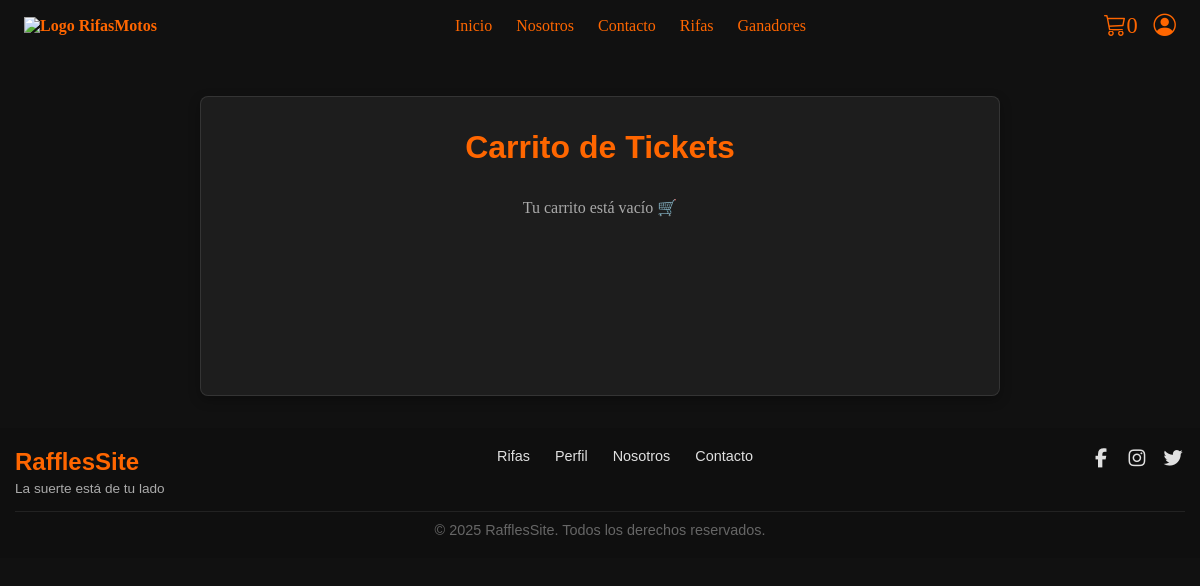
Page /cart/ (signed in) on the earlier database version.
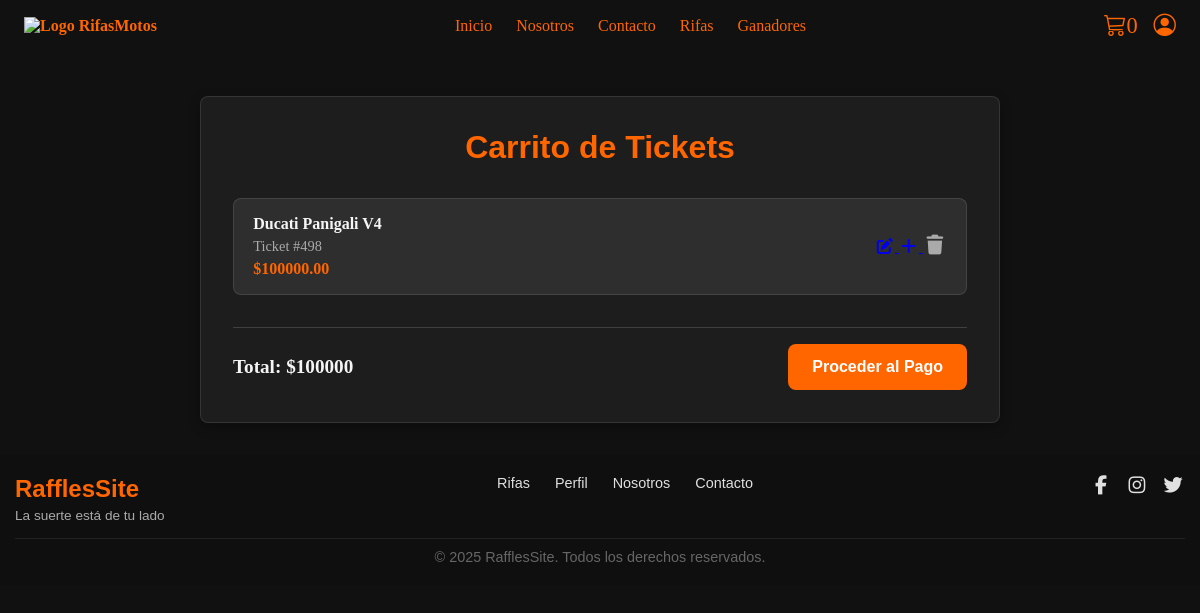
Same page on the later database version.
### raffles_app/models.py (models this page shows, shortened)
class Ticket(models.Model):
    PAYMENT_STATUS = [
        ("pending", "Pendiente"),
        ("paid", "Pagado"),
        ("failed", "Fallido"),
    ]
    raffle = models.ForeignKey(
        Raffle,
        on_delete=models.CASCADE,
        related_name="tickets"
    )
    user = models.ForeignKey(
        User,
        on_delete=models.CASCADE,
        related_name="tickets"
    )
    number = models.PositiveIntegerField(blank=True, null=True, db_index=True)
    code = models.UUIDField(default=uuid.uuid4, editable=False, unique=True)  # Código único
    payment_status = models.CharField(
        max_length=20,
        choices=PAYMENT_STATUS,
        default="pending",
        db_index=True
    )
    payment_reference = models.CharField(
        max_length=100,
        blank=True,
        null=True,
        db_index=True
    )
    created_at = models.DateTimeField(auto_now_add=True)
    class Meta:
        ordering = ['number']  # 👈 se eliminó unique_together

class Raffle(models.Model):
    STATUS_CHOICES = [
        ("upcoming", "Proxima"),
        ("open", "Abierta"),
        ("closed", "Cerrada"),
    ]
    motorcycle = models.ForeignKey(
        Motorcycle,
        on_delete=models.CASCADE,
        related_name="raffles"
    )
    ticket_price = models.DecimalField(max_digits=10, decimal_places=2)
    max_tickets = models.PositiveIntegerField()
    status = models.CharField(
        max_length=20,
        choices=STATUS_CHOICES,
        default="open",
        db_index=True
    )
    created_at = models.DateTimeField(auto_now_add=True)
    updated_at = models.DateTimeField(auto_now=True)
    ends_at = models.DateTimeField()
    seed_commitment = models.CharField(max_length=128, blank=True, null=True)
    seed_reveal = models.CharField(max_length=256, blank=True, null=True)
    winner_ticket = models.ForeignKey(
        'Ticket',
        on_delete=models.SET_NULL,
        null=True,
        blank=True,
        related_name="won_raffles"
    )

class Motorcycle(models.Model):
    brand = models.CharField(max_length=100, db_index=True)   # Ej: Yamaha
    model = models.CharField(max_length=100, db_index=True)   # Ej: MT-09
    year = models.PositiveIntegerField(db_index=True)         # Ej: 2024
    description = models.TextField(blank=True)
    is_new = models.BooleanField(default=True)     # True = nueva, False = usada
    mileage = models.PositiveIntegerField(
        blank=True, null=True,
        help_text="Kilometraje en kilómetros (solo si es usada)."
    )
    condition = models.CharField(
        max_length=50,
        choices=[
            ("excelente", "Excelente"),
            ("bueno", "Bueno"),
            ("regular", "Regular"),
        ],
        blank=True,
        null=True,
        help_text="Condición general de la moto si es usada."
    )

### raffles_app/views.py (the view)
# urls.py: path("cart/", views.cart, name="cart"),  # ✅ nueva ruta
@login_required
def cart(request):
    tickets = Ticket.objects.filter(
        user=request.user,
        payment_status="pending",
        raffle__status="open"   # 👈 filtro agregado
    ).select_related("raffle")
    total = tickets.aggregate(
        total=Sum("raffle__ticket_price")
    )["total"] or 0
    return render(request, "raffles/cart.html", {
        "tickets": tickets,
        "total": total,
    })

### raffles_app/templates/raffles/cart.html (shortened to what this page needs)
  {% extends 'base.html' %}
  {% load static %}
  {% block content %}
  <section class="cart">
    <h1 class="cart__title">Carrito de Tickets</h1>
    <div class="cart__list" id="cartList">
      {% if tickets %}
        {% for ticket in tickets %}
          <div class="cart-item">
            <div class="cart-item__info">
              <h3>{{ ticket.raffle.motorcycle.brand }} {{ ticket.raffle.motorcycle.model }}</h3>
              <p class="cart-item__ticket">Ticket #{{ ticket.number }}</p>
              <p class="cart-item__price">${{ ticket.raffle.ticket_price }}</p>
            </div>
          <div class="cart-item__actions">
    <a href="{% url 'edit_ticket' ticket.id %}" class="cart-item__edit" aria-label="Editar ticket">
      <i class="fas fa-edit"></i>
    </a>
    <a href="{% url 'buy_ticket' ticket.raffle.id %}" class="cart-item__add" aria-label="Agregar ticket">
      <i class="fas fa-plus"></i>
    </a>
    <form action="{% url 'remove_ticket' ticket.id %}" method="post" style="display:inline;">
      <button type="submit" class="cart-item__remove" aria-label="Eliminar ticket">
        <i class="fas fa-trash"></i>
      </button>
    </form>
  </div>
          </div>
        {% endfor %}
      {% else %}
        <p style="text-align:center; color:var(--color-muted);">
          Tu carrito está vacío 🛒
        </p>
      {% endif %}
    </div>
    {% if tickets %}
    <div class="cart__summary">
      <p>Total: <span id="cartTotal">
        ${{ total }}
      </span></p>
      <form action="{% url 'checkout' %}" method="post">
    <button type="submit" class="pay-btn">Proceder al Pago</button>
  </form>
    </div>
    {% endif %}
  </section>
  {% endblock %}

Differences in the rows shown:
added Ticket: raffle.motorcycle.brand "Ducati", raffle.motorcycle.model "Panigali V4", number "498", raffle.ticket_price "100000.00"
Other differences:
{{ total }}: (not shown) → "100000"
text no longer shown: "Tu carrito está vacío 🛒"
text now shown: "Total: $ Proceder al Pago"
